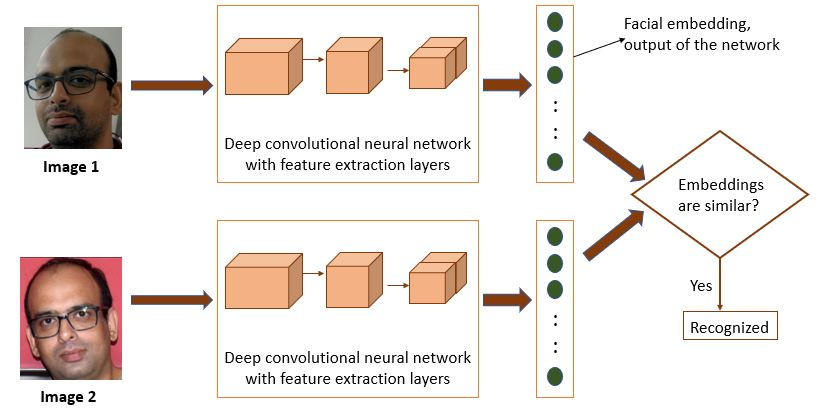
#> input picture Hacking Machine Learning/Backdoor Attacks on ML/Face-recognition-using-deep-learning/pictures/One Shot Learning.JPG, 820 x 409 px, given in place of the camera
$ jupyter execute --allow-errors BasicFaceRecognizerUsingWebcam.ipynb   (shell and % lines are left out)   (text cells are left out)
#> lines starting #> are read from the running program, lines starting #| are printed output that depends on the picture
### Hacking Machine Learning/Backdoor Attacks on ML/Face-recognition-using-deep-learning/utils.py
import tensorflow as tf
import numpy as np
import os
from numpy import genfromtxt
from keras.layers import Conv2D, ZeroPadding2D, Activation, Input, concatenate
from keras.models import Model
from keras.layers.normalization import BatchNormalization
from keras.layers.pooling import MaxPooling2D, AveragePooling2D


_FLOATX = 'float32'

# [4 lines left out: function variable, not called in this run]

def shape(x):
  return x.get_shape()

def square(x):
  return tf.square(x)

def zeros(shape, dtype=_FLOATX, name=None):
  return variable(np.zeros(shape), dtype, name)

# [4 lines left out: function concatenate, not called in this run]

def LRN2D(x):
  return tf.nn.lrn(x, alpha=1e-4, beta=0.75)

# [24 lines left out: function conv2d_bn, not called in this run]

weights = [
  'conv1', 'bn1', 'conv2', 'bn2', 'conv3', 'bn3',
  'inception_3a_1x1_conv', 'inception_3a_1x1_bn',
  'inception_3a_pool_conv', 'inception_3a_pool_bn',
  'inception_3a_5x5_conv1', 'inception_3a_5x5_conv2', 'inception_3a_5x5_bn1', 'inception_3a_5x5_bn2',
  'inception_3a_3x3_conv1', 'inception_3a_3x3_conv2', 'inception_3a_3x3_bn1', 'inception_3a_3x3_bn2',
  'inception_3b_3x3_conv1', 'inception_3b_3x3_conv2', 'inception_3b_3x3_bn1', 'inception_3b_3x3_bn2',
  'inception_3b_5x5_conv1', 'inception_3b_5x5_conv2', 'inception_3b_5x5_bn1', 'inception_3b_5x5_bn2',
  'inception_3b_pool_conv', 'inception_3b_pool_bn',
  'inception_3b_1x1_conv', 'inception_3b_1x1_bn',
  'inception_3c_3x3_conv1', 'inception_3c_3x3_conv2', 'inception_3c_3x3_bn1', 'inception_3c_3x3_bn2',
  'inception_3c_5x5_conv1', 'inception_3c_5x5_conv2', 'inception_3c_5x5_bn1', 'inception_3c_5x5_bn2',
  'inception_4a_3x3_conv1', 'inception_4a_3x3_conv2', 'inception_4a_3x3_bn1', 'inception_4a_3x3_bn2',
  'inception_4a_5x5_conv1', 'inception_4a_5x5_conv2', 'inception_4a_5x5_bn1', 'inception_4a_5x5_bn2',
  'inception_4a_pool_conv', 'inception_4a_pool_bn',
  'inception_4a_1x1_conv', 'inception_4a_1x1_bn',
  'inception_4e_3x3_conv1', 'inception_4e_3x3_conv2', 'inception_4e_3x3_bn1', 'inception_4e_3x3_bn2',
  'inception_4e_5x5_conv1', 'inception_4e_5x5_conv2', 'inception_4e_5x5_bn1', 'inception_4e_5x5_bn2',
  'inception_5a_3x3_conv1', 'inception_5a_3x3_conv2', 'inception_5a_3x3_bn1', 'inception_5a_3x3_bn2',
  'inception_5a_pool_conv', 'inception_5a_pool_bn',
  'inception_5a_1x1_conv', 'inception_5a_1x1_bn',
  'inception_5b_3x3_conv1', 'inception_5b_3x3_conv2', 'inception_5b_3x3_bn1', 'inception_5b_3x3_bn2',
  'inception_5b_pool_conv', 'inception_5b_pool_bn',
  'inception_5b_1x1_conv', 'inception_5b_1x1_bn',
  'dense_layer'
]

conv_shape = {
  'conv1': [64, 3, 7, 7],
  'conv2': [64, 64, 1, 1],
  'conv3': [192, 64, 3, 3],
  'inception_3a_1x1_conv': [64, 192, 1, 1],
  'inception_3a_pool_conv': [32, 192, 1, 1],
  'inception_3a_5x5_conv1': [16, 192, 1, 1],
  'inception_3a_5x5_conv2': [32, 16, 5, 5],
  'inception_3a_3x3_conv1': [96, 192, 1, 1],
  'inception_3a_3x3_conv2': [128, 96, 3, 3],
  'inception_3b_3x3_conv1': [96, 256, 1, 1],
  'inception_3b_3x3_conv2': [128, 96, 3, 3],
  'inception_3b_5x5_conv1': [32, 256, 1, 1],
  'inception_3b_5x5_conv2': [64, 32, 5, 5],
  'inception_3b_pool_conv': [64, 256, 1, 1],
  'inception_3b_1x1_conv': [64, 256, 1, 1],
  'inception_3c_3x3_conv1': [128, 320, 1, 1],
  'inception_3c_3x3_conv2': [256, 128, 3, 3],
  'inception_3c_5x5_conv1': [32, 320, 1, 1],
  'inception_3c_5x5_conv2': [64, 32, 5, 5],
  'inception_4a_3x3_conv1': [96, 640, 1, 1],
  'inception_4a_3x3_conv2': [192, 96, 3, 3],
  'inception_4a_5x5_conv1': [32, 640, 1, 1,],
  'inception_4a_5x5_conv2': [64, 32, 5, 5],
  'inception_4a_pool_conv': [128, 640, 1, 1],
  'inception_4a_1x1_conv': [256, 640, 1, 1],
  'inception_4e_3x3_conv1': [160, 640, 1, 1],
  'inception_4e_3x3_conv2': [256, 160, 3, 3],
  'inception_4e_5x5_conv1': [64, 640, 1, 1],
  'inception_4e_5x5_conv2': [128, 64, 5, 5],
  'inception_5a_3x3_conv1': [96, 1024, 1, 1],
  'inception_5a_3x3_conv2': [384, 96, 3, 3],
  'inception_5a_pool_conv': [96, 1024, 1, 1],
  'inception_5a_1x1_conv': [256, 1024, 1, 1],
  'inception_5b_3x3_conv1': [96, 736, 1, 1],
  'inception_5b_3x3_conv2': [384, 96, 3, 3],
  'inception_5b_pool_conv': [96, 736, 1, 1],
  'inception_5b_1x1_conv': [256, 736, 1, 1],
}

def load_weights():
  # Set weights path
  dirPath = './weights'
  fileNames = filter(lambda f: not f.startswith('.'), os.listdir(dirPath))
  paths = {}
  weights_dict = {}

  for n in fileNames:
    paths[n.replace('.csv', '')] = dirPath + '/' + n

  for name in weights:
    if 'conv' in name:
      conv_w = genfromtxt(paths[name + '_w'], delimiter=',', dtype=None)
      conv_w = np.reshape(conv_w, conv_shape[name])
      conv_w = np.transpose(conv_w, (2, 3, 1, 0))
      conv_b = genfromtxt(paths[name + '_b'], delimiter=',', dtype=None)
      weights_dict[name] = [conv_w, conv_b]
    elif 'bn' in name:
      bn_w = genfromtxt(paths[name + '_w'], delimiter=',', dtype=None)
      bn_b = genfromtxt(paths[name + '_b'], delimiter=',', dtype=None)
      bn_m = genfromtxt(paths[name + '_m'], delimiter=',', dtype=None)
      bn_v = genfromtxt(paths[name + '_v'], delimiter=',', dtype=None)
      weights_dict[name] = [bn_w, bn_b, bn_m, bn_v]
    elif 'dense' in name:
      dense_w = genfromtxt(dirPath+'/dense_w.csv', delimiter=',', dtype=None)
      dense_w = np.reshape(dense_w, (128, 736))
      dense_w = np.transpose(dense_w, (1, 0))
      dense_b = genfromtxt(dirPath+'/dense_b.csv', delimiter=',', dtype=None)
      weights_dict[name] = [dense_w, dense_b]

  return weights_dict

### Hacking Machine Learning/Backdoor Attacks on ML/Face-recognition-using-deep-learning/BasicFaceRecognizerUsingWebcam.ipynb
[cell 1]
from keras.models import Sequential
from keras.layers import Conv2D, ZeroPadding2D, Activation, Input, concatenate
from keras.models import Model
from keras.layers.normalization import BatchNormalization
from keras.layers.pooling import MaxPooling2D, AveragePooling2D
from keras.layers.merge import Concatenate
from keras.layers.core import Lambda, Flatten, Dense
from keras.engine.topology import Layer
from keras import backend as K
import cv2
import os
import sys
import numpy as np
from numpy import genfromtxt
import pandas as pd
import tensorflow as tf
from utils import LRN2D
import utils


np.set_printoptions(threshold=sys.maxsize)

#> (a cell that did not finish here is left out)

[cell 3]
# Load weights from csv files (which was exported from Openface torch model)
weights = utils.weights
#> (the rest of this cell did not finish here and is left out)

[cell 4]
# [8 lines left out: function image_to_embedding, not called in this run]

[cell 5]
# [25 lines left out: function recognize_face, not called in this run]

[cell 6]
import glob

def create_input_image_embeddings():
    input_embeddings = {}

    for file in glob.glob("images/*"):
        person_name = os.path.splitext(os.path.basename(file))[0]
        image_file = cv2.imread(file, 1)
        input_embeddings[person_name] = image_to_embedding(image_file, model)

    return input_embeddings

# [47 lines left out: function recognize_faces_in_cam, not called in this run]

[cell 7]
cam = cv2.VideoCapture(0)

face_detector = cv2.CascadeClassifier('haarcascade_frontalface_default.xml')

num_images = 1
count = 0
while(True):
    ret, img = cam.read()
#> img is the input picture: shape (409, 820, 3); mean B, G, R 223.7, 228.4, 235.6
    #gray = cv2.cvtColor(img, cv2.COLOR_BGR2GRAY)
    faces = face_detector.detectMultiScale(img, 1.3, 5)
#> faces = [[22, 47, 89, 89], [21, 282, 93, 93]]
    for (x,y,w,h) in faces:
        x1 = x
        y1 = y
        x2 = x+w
        y2 = y+h
        cv2.rectangle(img, (x1,y1), (x2,y2), (255,255,255), 2)
        count += 1
        # Save the captured image into the datasets folder
        cv2.imwrite("images/User_" + str(count) + ".jpg", img[y1:y2,x1:x2])
        cv2.imshow('image', img)
#> this loop made 2 passes
#> (x, y, w, h, x1, y1, x2, y2) on passes 1 to 2: (22, 47, 89, 89, 22, 47, 111, 136), (21, 282, 93, 93, 21, 282, 114, 375)
#> pass 1, `cv2.imwrite("images/User_" + str(count) + ".jpg", img[y1:y2,x1:x2])`:
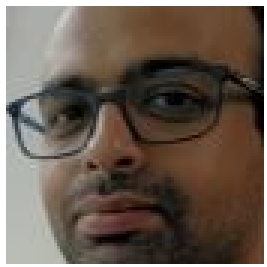
#> saved as User_1.jpg: shape (89, 89, 3) (shown 3 times larger); mean B, G, R 81.4, 92.5, 106.3
#> pass 1, `cv2.imshow('image', img)`:
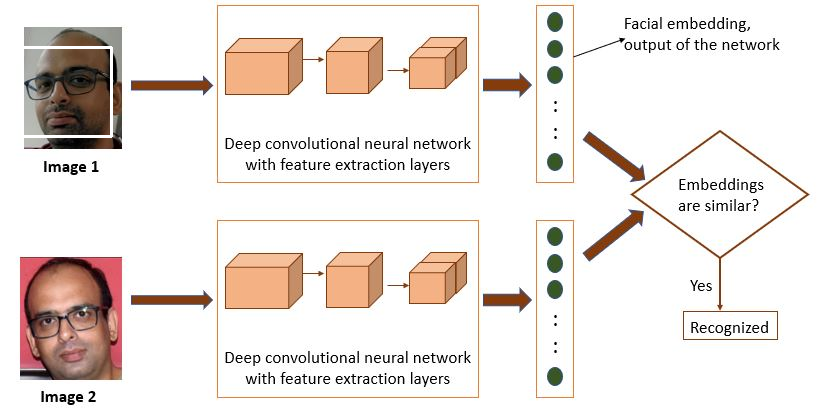
#> window 'image': shape (409, 820, 3); mean B, G, R 224.1, 228.8, 236
#> pass 2, `cv2.imwrite("images/User_" + str(count) + ".jpg", img[y1:y2,x1:x2])`:
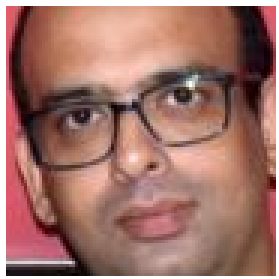
#> saved as User_2.jpg: shape (93, 93, 3) (shown 3 times larger); mean B, G, R 106.6, 115.9, 162
#> pass 2, `cv2.imshow('image', img)`:
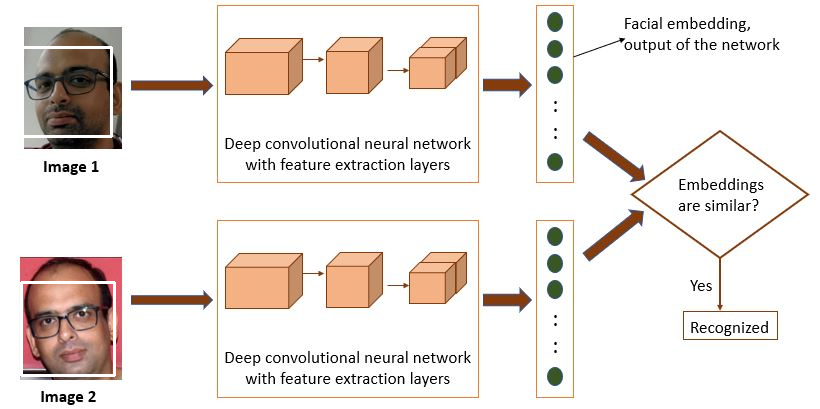
#> window 'image': shape (409, 820, 3); mean B, G, R 224.7, 229.3, 236.3
#> after the loop, count = 2
    k = cv2.waitKey(200) & 0xff # Press 'ESC' for exiting video
#> (key Esc is pressed here)
    if k == 27:
        break
    elif count >= num_images:
         break
cam.release()
cv2.destroyAllWindows()

#> (a cell that did not finish here is left out)

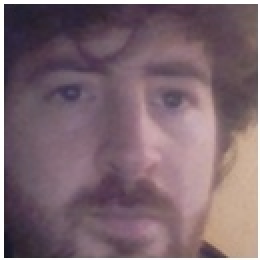
#> input picture Hacking Machine Learning/Backdoor Attacks on ML/Face-recognition-using-deep-learning/images/Normal User.jpg, 130 x 130 px (shown 2 times larger)
#> in create_input_image_embeddings, image_file is the input picture: shape (130, 130, 3); mean B, G, R 111.9, 103.7, 125.7
